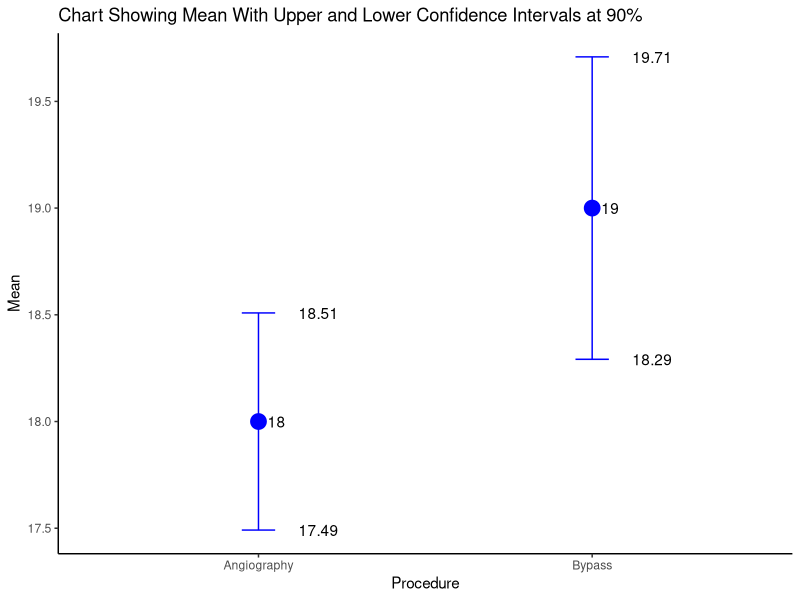

Reproduce this figure in R.
## ---- chunk 1
knitr::opts_chunk$set(echo = TRUE)

library(dplyr)
library(ggplot2)

## ---- chunk 2

#Calculate the actual mean wait time for the bypass:

xbar1 <- 19 #sample mean
sd1a <- 10 #sample standard deviation
n1a <- 539 #sample size

error1a <- qnorm(0.95)*sd1a/sqrt(n1a)
error1a

lower1a <- xbar1-error1a
upper1a <- xbar1+error1a

lower1a
upper1a

## ---- chunk 3

#Calculate the actual mean wait time for the angiography:

xbar1b <- 18 #sample mean
sd1b <- 9 #sample standard deviation
n1b <- 847 #sample size

error1b <- qnorm(0.95)*sd1b/sqrt(n1b)
error1b

lower1b <- xbar1b-error1b
upper1b <- xbar1b+error1b

lower1b
upper1b

## ---- chunk 4

#Create a data frame with the information:

df1 <- data.frame( c('Bypass', 'Angiography')
                   ,c(19, 18)
                   ,c(539, 847)
                   ,c(10, 9)
                   ,c(18.29151, 17.49134)
                   ,c(19.70849, 18.50866))
names(df1) <- c('Procedure', 'Mean', 'Sample', 'SD', 'Lower', 'Upper')

df1

## ---- chunk 5

gg1 <- ggplot(data = df1)
gg1 <- gg1 + geom_point(aes(x = Procedure, y = Mean), size = 5, color = "blue")
gg1 <- gg1 + geom_errorbar(aes(x = Procedure, y = Mean, ymin=Lower, ymax=Upper), width=.1, color = "blue")
gg1 <- gg1 + geom_text(aes(x = Procedure, y = Lower, label = round(Lower, 2)), hjust = -1)
gg1 <- gg1 + geom_text(aes(x = Procedure, y = Upper, label = round(Upper, 2)), hjust = -1)
gg1 <- gg1 + geom_text(aes(x = Procedure, y = Mean, label = round(Mean, 2)), hjust = -0.5)
gg1 <- gg1 + labs(x = "Procedure", y = "Mean")
gg1 <- gg1 + labs(title = "Chart Showing Mean With Upper and Lower Confidence Intervals at 90%")
gg1 <- gg1 + theme_classic()

gg1


## ---- chunk 6

#Calculate the point sample estimate of the population proportion using (p = x/n)

x2 = 567 #affirmative response size
n2 = 1031 #sample size - survey participants

p2 <- x2/n2
p2

## ---- chunk 7

#Calculate the confidence interval for p:

error2 <-qnorm(0.975)*sqrt(p2*(1-p2)/n2)
error2

lower2 <- p2-error2
upper2 <- p2+error2

lower2
upper2


## ---- chunk 8

prop.test(x2, n2)

## ---- chunk 9

error3 <- (5)

#I need to calculate the standard deviation at the given estimate that it is a quarter of the range:

sd3 <- 170*0.25 #range * 25%
sd3 #standard deviation = 42.5

#Now I can calculate the sample size with the formula n=(zσ/M)2.

ss3 <- ((1.96*sd3)/error3)^2
ss3 #sample size

## ---- chunk 10

a4 <- 500
n4 <- 9
xbar4 <- 410
sd4 <- 90

#Test statistic:

t4 <-(xbar4-a4)/(sd4/sqrt(n4))

t4

## ---- chunk 11

#Then I take the t-statistic result (-3) and the degrees of freedom by taking "sample size - 1" or ("9" - 1) = 8.

pval4a <- pt(-3, 8)

pval4a

## ---- chunk 12

pval4b <- pt(-3, 8, lower.tail=FALSE)

pval4b

## ---- chunk 13

pval4a+pval4b

## ---- chunk 14

#Test statistic for Jones:

ybar5a <- 519.5
n5 <- 1000
a5 <- 500
se5 <- 10.0

t5a <-(ybar5a-a5)/(se5)

t5a

#Test statistic for Smith:

ybar5b <- 519.7
n5 <- 1000
a5 <- 500
se5 <- 10.0

t5b <-(ybar5b-a5)/(se5)

t5b

## ---- chunk 15

#For Jones' results:

pval5a <- pt(1.95, 999, lower.tail = FALSE) * 2

pval5a

#For Smith's results:

pval5b <- pt(1.97, 999, lower.tail = FALSE) * 2

pval5b

## ---- chunk 16

gas_taxes <- c(51.27, 47.43, 38.89, 41.95, 28.61, 41.29, 52.19, 49.48, 35.02, 48.13, 39.28, 54.41, 41.66, 30.28, 18.49, 38.72, 33.41, 45.02)

t.test(gas_taxes, alternative = "less")

